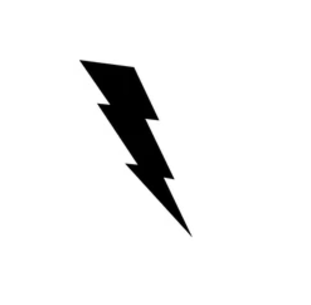
#> input picture 1127/thunder.png, 311 x 305 px
$ python thunder.py
#> lines starting #> are read from the running program, lines starting #| are printed output that depends on the picture; after the words box and inside, x2 and y2 are one past the last pixel; in counts of white or black regions, pixels touching at a corner belong together
#번개
import cv2
import numpy as np

img = cv2.imread("thunder.png")
#> img is the input picture: shape (305, 311, 3); mean B, G, R 240.2, 240.2, 240.2
imgray = cv2.cvtColor(img, cv2.COLOR_BGR2GRAY)
ret, th = cv2.threshold(imgray, 127, 255, cv2.THRESH_BINARY_INV)
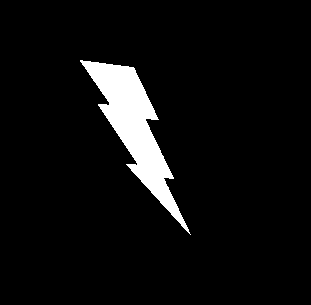
#> th: shape (305, 311); 5.8% white; 1 white region
coutours, hy = cv2.findContours(th, cv2.RETR_EXTERNAL,
                                cv2.CHAIN_APPROX_SIMPLE)
#> coutours = 1 contour; box (x1, y1, x2, y2) and area: (80, 60, 191, 235) 5268; hy = [[-1, -1, -1, -1]]

# contours의 경우 리스트 형태로 찾은 contour를 가지고 있다.
cont = coutours[0]
#> cont = contour of 266 points, box (x1, y1, x2, y2) (80, 60, 191, 235), area 5268

# 감싸는 사각형
x,y, w, h = cv2.boundingRect(cont) #좌표를 가져옴
#> x = 80; y = 60; w = 111; h = 175
cv2.rectangle(img, (x,y), (x+w, y+h), (0,0,0), 3) #좌표에 맞게 그림

# 최소한의 사각형 - 녹색
rect = cv2.minAreaRect(cont)
#> rect = ((143, 143.2), (48.46, 204.4), -25.39)
box = cv2.boxPoints(rect)
#> box = [[164.9, 245.9], [77.26, 61.3], [121, 40.52], [208.7, 225.1]]

box = np.intp(box)
#> box = [[164, 245], [77, 61], [121, 40], [208, 225]]
cv2.drawContours(img, [box], -1, (0,255,0), 3)

# 최소한의 원 - 파란색
(x,y), radius = cv2.minEnclosingCircle(cont)
#> x = 135; y = 147; radius = 102.9
cv2.circle(img, (int(x),int(y)), int(radius), (255,0,0), 3)

# 최소한의 삼각형 - 핑크
ret, tri = cv2.minEnclosingTriangle(cont)
#> ret = 9086.8; tri = [[143.7, 67.72], [51.48, 56.18], [200.5, 271.8]]
cv2.polylines(img, [np.int32(tri)], True, (255,0,255))

# 최소한의 타원 - 노랑
ellipse = cv2.fitEllipse(cont)
#> ellipse = ((125.9, 105), (42.87, 240.8), 156.8)
cv2.ellipse(img, ellipse,(0,255,255),3)

#중심점을 통과하는 직선
[vx, vy, x, y] = cv2.fitLine(cont, cv2.DIST_L2,
                             0,0.01, 0.01)
#> vx = [0.459]; vy = [0.888]; x = [142.8]; y = [137.6]
cols, rows = img.shape[:2]
#> cols = 305; rows = 311
cv2.line(img,(0, int(0-x*(vy/vx) + y)), (cols-1, int((cols-x)*(vy/vx) + y)),(0,0,255),2)
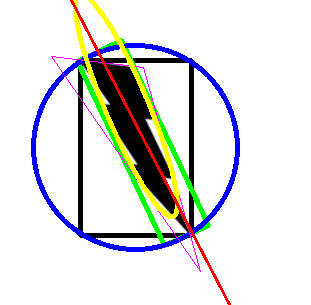
#> img: shape (305, 311, 3); mean B, G, R 223.4, 224.8, 224

cv2.imshow("default", img)
cv2.waitKey(0)

$ run again, with 1127/obj.png copied over 1127/thunder.png
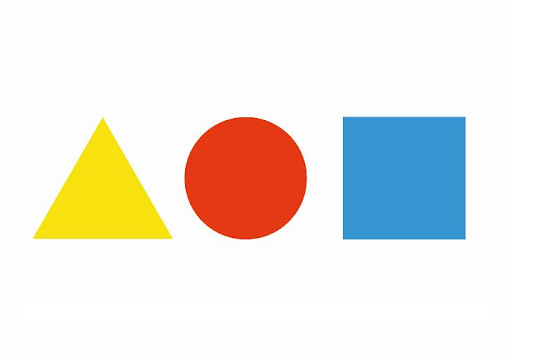
#> input picture 1127/obj.png, 547 x 360 px
#> img is the input picture: shape (360, 547, 3); mean B, G, R 225.5, 232.3, 236.2
#> `ret, th = cv2.threshold(imgray, 127, 255, cv2.THRESH_BINARY_INV)`:
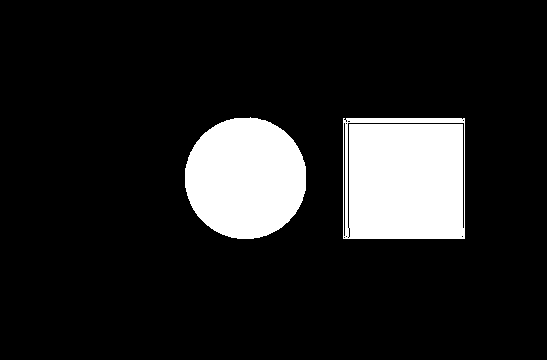
#> th: shape (360, 547); 13.2% white; 2 white regions
#> coutours = 2 contours; box (x1, y1, x2, y2) and area: (343, 118, 465, 239) 14514, (185, 117, 306, 239) 11472; hy = [[1, -1, -1, -1], [-1, 0, -1, -1]]
#> cont = contour of 13 points, box (x1, y1, x2, y2) (343, 118, 465, 239), area 14514
#> `x,y, w, h = cv2.boundingRect(cont)`: x = 343; y = 118; w = 122; h = 121
#> rect = ((403.5, 178), (120, 121), -90)
#> `box = cv2.boxPoints(rect)`: box = [[464, 238], [343, 238], [343, 118], [464, 118]]
#> `box = np.intp(box)`: box = [[463, 238], [342, 238], [342, 118], [463, 118]]
#> `(x,y), radius = cv2.minEnclosingCircle(cont)`: x = 403.5; y = 178; radius = 85.21
#> ret = 29040; tri = [[585, 118], [343, 118], [343, 358]]
#> ellipse = ((403.7, 178.8), (144.2, 214.3), 89.71)
#> `[vx, vy, x, y] = cv2.fitLine(cont, cv2.DIST_L2, 0,0.01, 0.01)`: vx = [0.988]; vy = [0.155]; x = [389.8]; y = [137]
#> `cv2.line(img,(0, int(0-x*(vy/vx) + y)), (cols-1, int((cols-x)*(vy/vx) ..`:
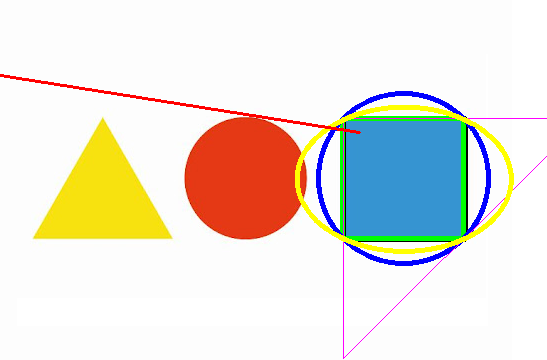
#> img: shape (360, 547, 3); mean B, G, R 218.3, 227.9, 232.2

$ run again, with 1127/obj2.png copied over 1127/thunder.png
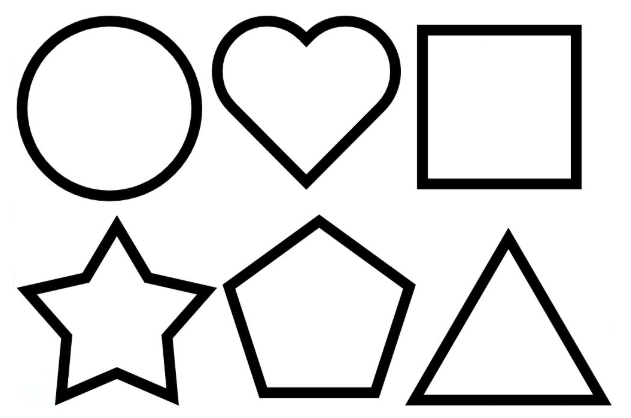
#> input picture 1127/obj2.png, 631 x 418 px
#> img is the input picture: shape (418, 631, 3); mean B, G, R 219.3, 219.3, 219.3
#> `ret, th = cv2.threshold(imgray, 127, 255, cv2.THRESH_BINARY_INV)`:
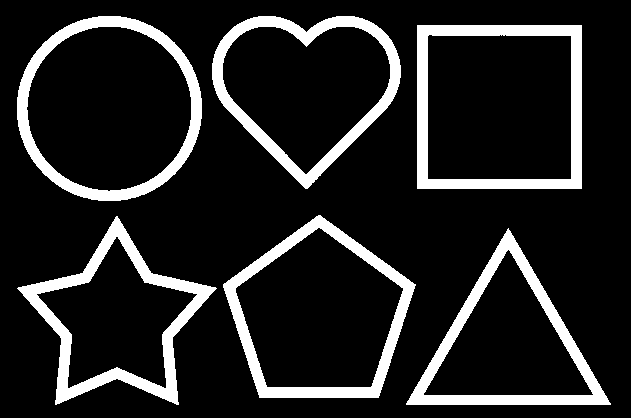
#> th: shape (418, 631); 14% white; 6 white regions
#> coutours = 6 contours; box (x1, y1, x2, y2) and area: (417, 25, 582, 189) 26732, (17, 16, 202, 201) 26727, (223, 215, 416, 398) 24244, (212, 16, 401, 189) 21800, (406, 228, 611, 405) 18003, (17, 216, 217, 405) 17839; hy = [[1, -1, -1, -1], [2, 0, -1, -1], [3, 1, -1, -1], [4, 2, -1, -1], [5, 3, -1, -1], [-1, 4, -1, -1]]
#> cont = contour of 296 points, box (x1, y1, x2, y2) (406, 228, 611, 405), area 18003
#> `x,y, w, h = cv2.boundingRect(cont)`: x = 406; y = 228; w = 205; h = 177
#> rect = ((508, 316), (176, 204), -90)
#> box = [[610, 404], [406, 404], [406, 228], [610, 228]]
#> `(x,y), radius = cv2.minEnclosingCircle(cont)`: x = 508; y = 345.6; radius = 117.6
#> ret = 18178.8; tri = [[507.9, 227.1], [405.1, 404], [610.7, 404]]
#> ellipse = ((507.9, 227.9), (88.76, 133.5), 0)
#> `[vx, vy, x, y] = cv2.fitLine(cont, cv2.DIST_L2, 0,0.01, 0.01)`: vx = [1]; vy = [-0.0141]; x = [507.8]; y = [316.3]
#> `cv2.line(img,(0, int(0-x*(vy/vx) + y)), (cols-1, int((cols-x)*(vy/vx) ..`:
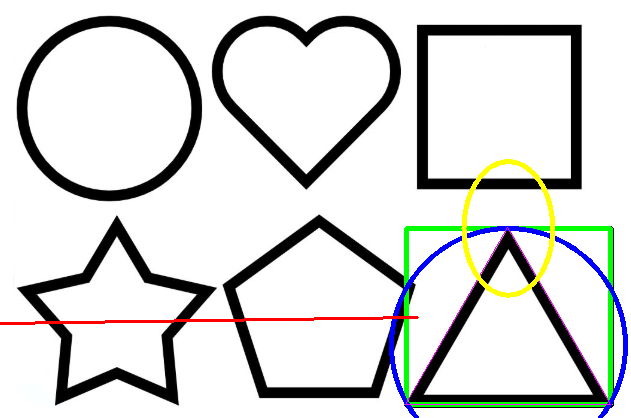
#> img: shape (418, 631, 3); mean B, G, R 214.7, 216.5, 215.2
